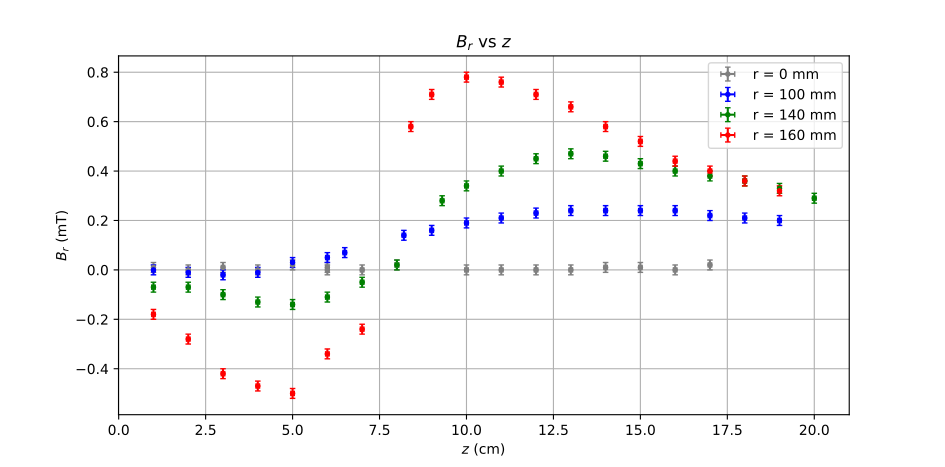

Source code (Python):
import pandas as pd
import matplotlib.pyplot as plt

file_path = "./Datos.xlsx"
data = pd.read_excel(file_path, sheet_name="Rotado 100 mm", usecols=[0,1,2,3], skiprows=1, nrows=2459)
X1axis = data.iloc[:, 0].values
Y1axis = data.iloc[:, 1].values
dX1 = data.iloc[:, 2].values
dY1 = data.iloc[:, 3].values

data2 = pd.read_excel(file_path, sheet_name="Rotado 140 mm", usecols=[0,1,2,3], skiprows=1, nrows=2459)
X2axis = data2.iloc[:, 0].values
Y2axis = data2.iloc[:, 1].values
dX2 = data2.iloc[:, 2].values
dY2 = data2.iloc[:, 3].values

data3 = pd.read_excel(file_path, sheet_name="Rotado 160 mm", usecols=[0,1,2,3], skiprows=1, nrows=2459)
X3axis = data3.iloc[:, 0].values
Y3axis = data3.iloc[:, 1].values
dX3 = data3.iloc[:, 2].values
dY3 = data3.iloc[:, 3].values

data4 = pd.read_excel(file_path, sheet_name="Rotado 0 mm", usecols=[0,1,2,3], skiprows=1, nrows=2459)
X4axis = data4.iloc[:, 0].values
Y4axis = data4.iloc[:, 1].values
dX4 = data4.iloc[:, 2].values
dY4 = data4.iloc[:, 3].values

plt.errorbar(X4axis, Y4axis, xerr=dX4, yerr=dY4, fmt='.', capsize=2,color='gray',label='r = 0 mm')

plt.errorbar(X1axis, Y1axis, xerr=dX1, yerr=dY1, fmt='.', capsize=2,color='blue',label = 'r = 100 mm')

plt.errorbar(X2axis, Y2axis, xerr=dX2, yerr=dY2, fmt='.', capsize=2,color='green', label='r = 140 mm')

plt.errorbar(X3axis, Y3axis, xerr=dX3, yerr=dY3, fmt='.', capsize=2,color='red',label='r = 160 mm')



plt.xlabel(r'$z$ (cm)')
plt.ylabel(r'$B_r$ (mT)')
plt.title(r'$B_r$ vs $z$')
plt.legend()
plt.grid(True)
plt.show()
